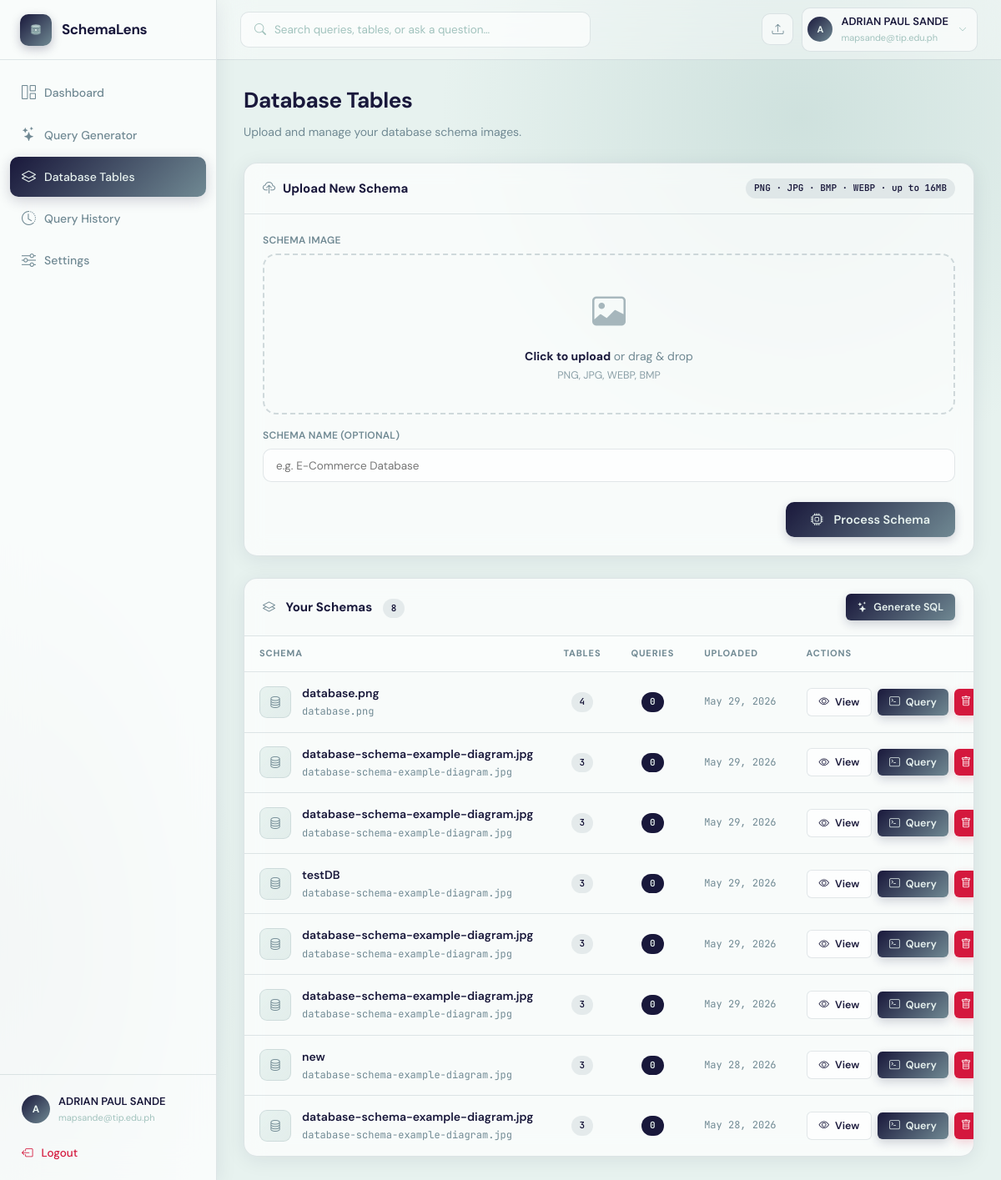
Page /schemas (signed in) on the committed database.
### app.py (models this page shows)
class User(UserMixin, db.Model):
    __tablename__ = "users"
    id           = db.Column(db.Integer, primary_key=True)
    name         = db.Column(db.String(120), nullable=False)
    email        = db.Column(db.String(200), unique=True, nullable=False)
    password     = db.Column(db.String(256), nullable=False)
    company      = db.Column(db.String(120), default="")
    role         = db.Column(db.String(80), default="")
    gemini_key   = db.Column(db.String(256), default="")
    created_at   = db.Column(db.DateTime, default=datetime.datetime.utcnow)
    agreement_accepted = db.Column(db.Boolean, default=False)
    agreement_accepted_at = db.Column(db.DateTime, nullable=True)
    schemas      = db.relationship("SchemaUpload", backref="owner", lazy=True,
                                   cascade="all, delete-orphan")
    queries      = db.relationship("QueryHistory", backref="owner", lazy=True,
                                   cascade="all, delete-orphan")

class SchemaUpload(db.Model):
    __tablename__ = "schema_uploads"
    id            = db.Column(db.Integer, primary_key=True)
    user_id       = db.Column(db.Integer, db.ForeignKey("users.id"), nullable=False)
    filename      = db.Column(db.String(256), nullable=False)
    original_name = db.Column(db.String(256), nullable=False)
    schema_name   = db.Column(db.String(120), default="")
    ocr_text      = db.Column(db.Text, default="")
    parsed_schema = db.Column(db.Text, default="")   # JSON
    confirmed_schema = db.Column(db.Text, default="")  # JSON — user-confirmed/edited version
    uploaded_at   = db.Column(db.DateTime, default=datetime.datetime.utcnow)
    queries       = db.relationship("QueryHistory", backref="schema", lazy=True,
                                    cascade="all, delete-orphan")

### app.py (the view)
@app.route("/schemas")
@login_required
def schemas():
    all_schemas = SchemaUpload.query.filter_by(user_id=current_user.id)\
                  .order_by(SchemaUpload.uploaded_at.desc()).all()
    return render_template("schemas.html", schemas=all_schemas)

### app.py (called while the page is built)
@login_manager.user_loader
def load_user(user_id):
    return db.session.get(User, int(user_id))

@app.template_filter('fromjson')
def fromjson_filter(s):
    try:
        return json.loads(s) if s else {}
    except Exception:
        return {}

### templates/schemas.html (shortened to what this page needs)
{% extends "base.html" %}
{% block content %}
<div class="page-head fade-in">
  <h1>Database Tables</h1>
  <p>Upload and manage your database schema images.</p>
</div>
<div class="card mb-4 fade-in fade-in-1" style="margin-bottom:26px;">
  <div class="card-header">
    <div class="card-title">
      <i class="bi bi-cloud-upload" style="color:var(--primary-mid);margin-right:9px;"></i>Upload New Schema
    </div>
    <span class="badge badge-mid">PNG · JPG · BMP · WEBP · up to 16MB</span>
  </div>
  <div class="card-body">
    <form method="POST" action="{{ url_for('upload_schema') }}" enctype="multipart/form-data" id="uploadForm">
      <div class="upload-grid-container">
        <div>
          <label class="label" style="margin-bottom: 6px; display: block;">Schema Image</label>
          <div class="upload-zone" id="dropZone" onclick="document.getElementById('fileInput').click()" tabindex="0" role="button">
            <div class="upload-icon"><i class="bi bi-image"></i></div>
            <div class="upload-hint" id="uploadHint">
              <strong>Click to upload</strong> or drag &amp; drop<br>
              <span style="font-size:12.5px; margin-top:4px; display:block; opacity:0.8;">PNG, JPG, WEBP, BMP</span>
            </div>
          </div>
        </div>
        <div>
          <label class="label" style="margin-bottom: 6px; display: block;">Schema Name (optional)</label>
          <input type="text" name="schema_name" class="input" placeholder="e.g. E-Commerce Database" style="width: 100%; height: 40px;">
        </div>
        <div class="upload-footer-actions">
          <button type="submit" class="btn btn-primary btn-lg" id="uploadBtn" style="min-width: 180px; justify-content:center; height: 42px;">
            <i class="bi bi-cpu" style="margin-right: 6px;"></i> Process Schema
          </button>
        </div>
      </div>
    </form>
  </div>
</div>
<div class="card fade-in fade-in-2">
  <div class="card-header">
    <div class="card-title">
      <i class="bi bi-layers" style="color:var(--primary-mid);margin-right:9px;"></i>
      Your Schemas
      <span class="badge badge-mid" style="margin-left:9px;">{{ schemas|length }}</span>
    </div>
    <a href="{{ url_for('query_page') }}" class="btn btn-primary btn-sm"><i class="bi bi-stars"></i> Generate SQL</a>
  </div>
  {% if schemas %}
  <div class="table-responsive">
    <table class="schemas-table">
      <thead>
        <tr>
          <th>Schema</th>
          <th style="text-align:center; width: 90px;">Tables</th>
          <th style="text-align:center; width: 90px;">Queries</th>
          <th style="width: 130px;">Uploaded</th>
          <th style="width: 220px;">Actions</th>
        </tr>
      </thead>
      <tbody>
        {% for s in schemas %}
        <tr>
          <td>
            <div class="schema-name-cell">
              <div class="schema-icon"><i class="bi bi-database" style="color:var(--primary-mid);font-size:15px;"></i></div>
              <div>
                <div style="font-weight:600; font-size:14px; color: var(--text);">{{ s.schema_name or s.original_name }}</div>
                <div style="font-size:12px; color:var(--text-soft); font-family:var(--mono); margin-top: 2px;">{{ s.original_name }}</div>
              </div>
            </div>
          </td>
          <td style="text-align:center;">
            {% if s.parsed_schema %}
              {% set p = s.parsed_schema | fromjson %}
              <span class="badge badge-mid">{{ p.tables | length }}</span>
            {% else %}
              <span class="badge badge-light">—</span>
            {% endif %}
          </td>
          <td style="text-align:center;">
            <span class="badge badge-dark">{{ s.queries|length }}</span>
          </td>
          <td style="font-family:var(--mono); font-size:12px; color:var(--text-soft);">
            {{ s.uploaded_at.strftime('%b %d, %Y') }}
          </td>
          <td>
            <div class="actions-cell-flex">
              <a href="{{ url_for('schema_detail', schema_id=s.id) }}" class="btn btn-outline btn-sm">
                <i class="bi bi-eye"></i> View
              </a>
              <a href="{{ url_for('query_page') }}?schema_id={{ s.id }}" class="btn btn-primary btn-sm">
                <i class="bi bi-terminal"></i> Query
              </a>
              <form method="POST" action="{{ url_for('delete_schema', schema_id=s.id) }}"
                    onsubmit="return confirm('Delete this schema and all its queries?');" style="margin:0;">
                <button type="submit" class="btn btn-danger btn-sm btn-icon">
                  <i class="bi bi-trash"></i>
                </button>
              </form>
            </div>
          </td>
        </tr>
        {% endfor %}
      </tbody>
    </table>
  </div>
  {% endif %}
</div>
{% endblock %}

### templates/base.html (shortened to what this page needs)
<!DOCTYPE html>
<html lang="en">
<head>
  <link href="https://cdn.jsdelivr.net/npm/bootstrap-icons@1.11.3/font/bootstrap-icons.css" rel="stylesheet">
  <link rel="stylesheet" href="https://cdnjs.cloudflare.com/ajax/libs/highlight.js/11.9.0/styles/github-dark.min.css">
</head>
<body>
{% if current_user.is_authenticated %}
<aside class="sidebar">
  <div class="sidebar-logo">
    <div class="logo-icon">
    </div>
    <span class="logo-text">SchemaLens</span>
  </div>
  <nav class="sidebar-nav">
    <a href="{{ url_for('dashboard') }}" class="nav-item {% if request.endpoint=='dashboard' %}active{% endif %}">
      <i class="bi bi-grid-1x2"></i> Dashboard
    </a>
    <a href="{{ url_for('query_page') }}" class="nav-item {% if request.endpoint=='query_page' %}active{% endif %}">
      <i class="bi bi-stars"></i> Query Generator
    </a>
    <a href="{{ url_for('schemas') }}" class="nav-item {% if request.endpoint in ['schemas','schema_detail'] %}active{% endif %}">
      <i class="bi bi-layers"></i> Database Tables
    </a>
    <a href="{{ url_for('history') }}" class="nav-item {% if request.endpoint=='history' %}active{% endif %}">
      <i class="bi bi-clock-history"></i> Query History
    </a>
    <a href="{{ url_for('settings') }}" class="nav-item {% if request.endpoint=='settings' %}active{% endif %}">
      <i class="bi bi-sliders"></i> Settings
    </a>
  </nav>
  <div class="sidebar-footer">
    <div class="user-row">
      <div class="user-avatar">{{ current_user.name[0].upper() }}</div>
      <div>
        <div class="user-name">{{ current_user.name }}</div>
        <div class="user-email">{{ current_user.email[:26] }}{% if current_user.email|length > 26 %}…{% endif %}</div>
      </div>
    </div>
    <a href="{{ url_for('logout') }}" class="logout-link">
      <i class="bi bi-box-arrow-left"></i> Logout
    </a>
  </div>
</aside>
<header class="topbar">
  <div class="search-box">
    <i class="bi bi-search"></i>
    <input type="text" placeholder="Search queries, tables, or ask a question…">
  </div>
  <div class="topbar-right">
    <a href="{{ url_for('schemas') }}" class="icon-btn" title="Upload Schema"><i class="bi bi-upload"></i></a>
    <div class="topbar-user">
      <div class="user-avatar" style="width:30px;height:30px;font-size:11px;">{{ current_user.name[0].upper() }}</div>
      <div>
        <div class="name">{{ current_user.name }}</div>
        <div class="email">{{ current_user.email[:22] }}{% if current_user.email|length>22 %}…{% endif %}</div>
      </div>
      <i class="bi bi-chevron-down" style="font-size:10px;color:var(--text-xs);margin-left:2px;"></i>
    </div>
  </div>
</header>
<div class="main">
  <div class="page">
    {% block content %}{% endblock %}
  </div>
</div>
{% else %}
{% block auth_content %}{% endblock %}
{% endif %}
</body>
</html>

### templates/schemas.html (style rules this page uses)
.page-head { margin-bottom: 26px; }
.page-head h1 { font-size: 26px; font-weight: 700; letter-spacing: -.5px; margin-bottom: 5px; color: var(--text); }
.page-head p { font-size: 14px; color: var(--text-soft); }
.upload-grid-container { display: flex; flex-direction: column; gap: 16px; }
.upload-zone { border: 2px dashed rgba(112,137,147,0.3); border-radius: var(--radius); padding: 36px 22px; text-align: center; cursor: pointer;w background: rgba(231,242,239,0.25); transition: all .2s ease-in-out; }
.upload-icon { font-size: 40px; color: var(--primary-mid); margin-bottom: 12px; opacity: .6; }
.upload-hint { font-size: 14px; color: var(--text-soft); line-height: 1.4; }
.upload-hint strong { color: var(--primary); }
.upload-footer-actions { display: flex; justify-content: flex-end; margin-top: 8px; }
.table-responsive { width: 100%; overflow-x: auto; -webkit-overflow-scrolling: touch; }
.schemas-table { width: 100%; border-collapse: collapse; white-space: nowrap; }
.schemas-table th { text-align: left; padding: 12px 18px; font-size: 11px; font-weight: 700; color: var(--text-soft); text-transform: uppercase; letter-spacing: .08em; border-bottom: 1.5px solid var(--border); background: rgba(255,255,255,0.3); }
.schemas-table td { padding: 14px 18px; border-bottom: 1px solid var(--border); font-size: 13.5px; vertical-align: middle; }
.schemas-table tr:last-child td { border-bottom: none; }
.schema-name-cell { display: flex; align-items: center; gap: 13px; }
.schema-icon { width: 38px; height: 38px; border-radius: 9px; background: linear-gradient(135deg, var(--primary-xlight), rgba(161,194,189,0.25)); display: flex; align-items: center; justify-content: center; flex-shrink: 0; border: 1px solid var(--border); }
.actions-cell-flex { display: flex; gap: 7px; align-items: center; }
.card-header { display: flex; align-items: center; justify-content: space-between; flex-wrap: wrap; gap: 12px; }

### rows in the picture
User: name "A", name "ADRIAN PAUL SANDE", email "mapsande@tip.edu.ph"
SchemaUpload: schema_name "database.png", original_name "database.png", tables|length "4", queries|length "0", uploaded_at "May 29, 2026"
SchemaUpload: schema_name "database-schema-example-diagram.jpg", original_name "database-schema-example-diagram.jpg", tables|length "3", queries|length "0", uploaded_at "May 29, 2026"
SchemaUpload: schema_name "database-schema-example-diagram.jpg", original_name "database-schema-example-diagram.jpg", tables|length "3", queries|length "0", uploaded_at "May 29, 2026"
SchemaUpload: schema_name "testDB", original_name "database-schema-example-diagram.jpg", tables|length "3", queries|length "0", uploaded_at "May 29, 2026"
SchemaUpload: schema_name "database-schema-example-diagram.jpg", original_name "database-schema-example-diagram.jpg", tables|length "3", queries|length "0", uploaded_at "May 29, 2026"
SchemaUpload: schema_name "database-schema-example-diagram.jpg", original_name "database-schema-example-diagram.jpg", tables|length "3", queries|length "0", uploaded_at "May 29, 2026"
SchemaUpload: schema_name "new", original_name "database-schema-example-diagram.jpg", tables|length "3", queries|length "0", uploaded_at "May 28, 2026"
SchemaUpload: schema_name "database-schema-example-diagram.jpg", original_name "database-schema-example-diagram.jpg", tables|length "3", queries|length "0", uploaded_at "May 28, 2026"

### other values in the picture
{{ schemas|length }} "8"
